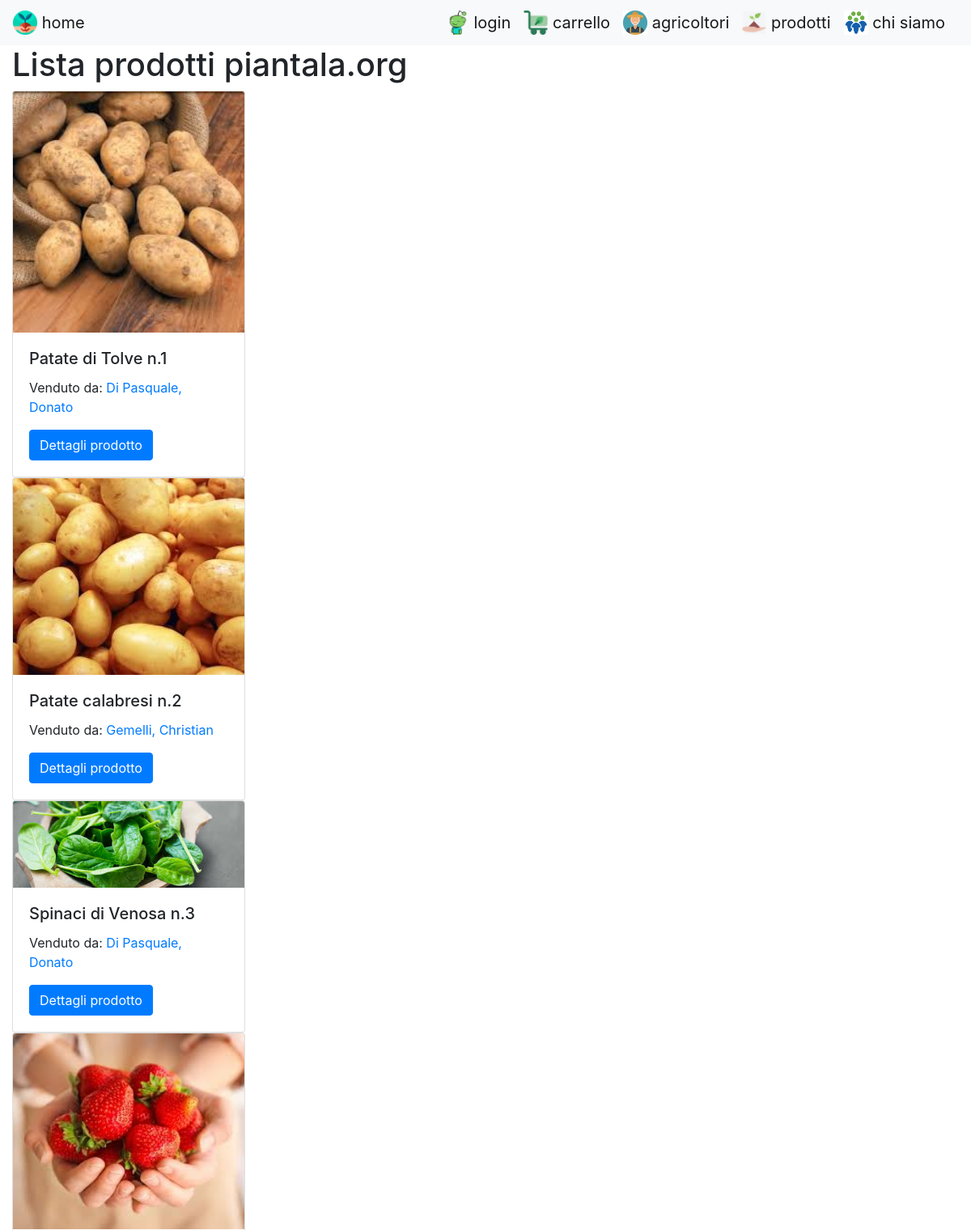
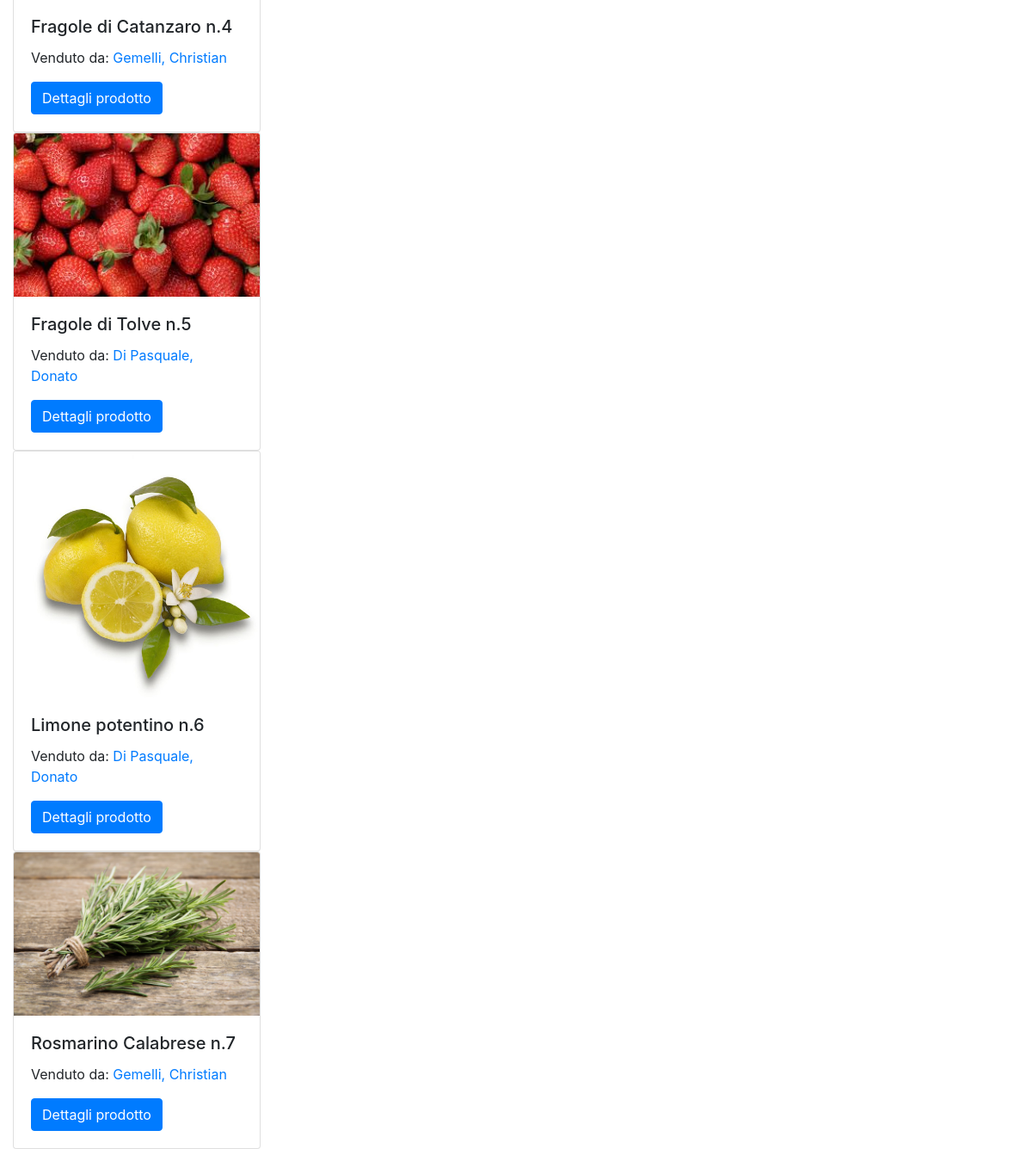
/piantala/products/, run on an earlier commit of the app's database (2 pictures, top to bottom).
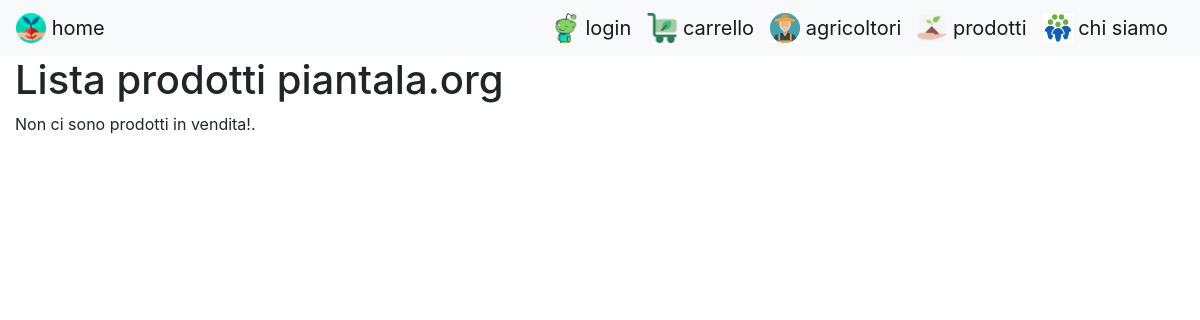
And on a later commit of the database.
### piantala/models.py (models this page shows, shortened)
class Product(models.Model):
    name = models.CharField(max_length=50)
    farmer = models.ForeignKey('Farmer', on_delete=models.SET_NULL, null=True)
    summary = models.TextField(max_length=1000, help_text='Enter a brief description of the product')
    genre = models.ManyToManyField(Genre, help_text='Select a genre for this product')
    image = models.ImageField(upload_to="gallery")
    def get_absolute_url(self):
        return reverse('product-detail', args=[str(self.id)])
    def display_genre(self):
        return ', '.join(genre.name for genre in self.genre.all()[:3])
    display_genre.short_description = 'Genre'

class Farmer(models.Model):
    first_name = models.CharField(max_length=100)
    last_name = models.CharField(max_length=100)
    date_of_birth = models.DateField(null=True, blank=True)
    farm_loc = models.CharField(max_length=100)
    phone = models.CharField(max_length=15)
    image = models.ImageField(upload_to="avatar" , default="")
    class Meta:
        ordering = ['last_name', 'first_name']
    def __str__(self):
        return f'{self.last_name}, {self.first_name}'

### piantala/views.py (the view)
# urls.py: path('products/', views.ProductListView.as_view(), name='products'),
class ProductListView(generic.ListView):
    model = Product

### piantala/templates/piantala/product_list.html (shortened to what this page needs)
{% extends "navbar.html" %}
{% block content %}
  <h1>Lista prodotti piantala.org</h1>
  {% if product_list %}
    {% for product in product_list %}
    <div class="card" style="width: 18rem;">
      <img class="card-img-top" src="{{ product.image.url }}" alt="Card image cap">
      <div class="card-body">
        <h5 class="card-title">{{ product.name }}  n.{{ product.id }}</h5>
        <p class="card-text">Venduto da: <a href="{% url 'farmer-detail' product.farmer.pk %}">{{ product.farmer }}</a></p>
        <a href="{{ product.get_absolute_url }}" class="btn btn-primary">Dettagli prodotto</a>
      </div>
    </div>
    {% endfor %}
    {% else %}
    <p>Non ci sono prodotti in vendita!.</p>
  {% endif %}
{% endblock %}

### piantala/templates/navbar.html (shortened to what this page needs)
<!DOCTYPE html>
<html lang="en">
<head>
  <link rel="stylesheet" href="https://maxcdn.bootstrapcdn.com/bootstrap/4.0.0/css/bootstrap.min.css">
  {% load static %}
  <link rel="stylesheet" href="{% static 'css/styles.css' %}">
  {% load static %}
</head>
<body>
  <nav class="navbar navbar-expand-lg navbar-light bg-light">
    <div class="collapse navbar-collapse" id="navbarTogglerDemo01">
      <a class="navbar-brand" href="{% url 'index' %}">
        {% load static %}
        <img src="{% static 'images/logo-piantala.png' %}" width="30" height="30" class="d-inline-block align-top" alt="logo-piantala">
        home
      </a>
      <ul class="navbar-nav ml-auto mt-2 mt-lg-0">
        {% if user.is_authenticated %}
            {% load static %}
        {% else %}
        <li class="nav-item">
          <a class="navbar-brand" href="{% url 'login' %}">
            {% load static %}
            <img src="{% static 'images/profile-piantala2.png' %}" width="30" height="30" class="d-inline-block align-top" alt="##">
            login
          </a>
        </li>
        {% endif %}
        <li class="nav-item">
          <a class="navbar-brand" href="{% url 'index' %}">
            {% load static %}
            <img src="{% static 'images/cart-piantala.png' %}" width="30" height="30" class="d-inline-block align-top" alt="##">
            carrello
          </a>
        </li>
        <li class="nav-item">
          <a class="navbar-brand" href="{% url 'farmers' %}">
            {% load static %}
            <img src="{% static 'images/farmer-logo.png' %}" width="30" height="30" class="d-inline-block align-top" alt="logo-farmer">
            agricoltori
          </a>
        </li>
        <li class="nav-item">
          <a class="navbar-brand" href="{% url 'products' %}">
            {% load static %}
            <img src="{% static 'images/product-piantala2.png' %}" width="30" height="30" class="d-inline-block align-top" alt="logo-basket">
            prodotti
          </a>
        </li>
        <li class="nav-item">
          <a class="navbar-brand" href="{% url 'about_us' %}">
            {% load static %}
            <img src="{% static 'images/about-us.png' %}" width="30" height="30" class="d-inline-block align-top" alt="logo-basket">
            chi siamo
          </a>
        </li>
      </ul>
    </div>
  </nav>
      <div class="col-sm-10 ">{% block content %}{% endblock %}</div>
</body>
</html>

What changed in the data, as far as the page shows it:
removed Product: image (picture), name "Patate di Tolve", id "1", farmer "Di Pasquale, Donato"
removed Product: image (picture), name "Patate calabresi", id "2", farmer "Gemelli, Christian"
removed Product: image (picture), name "Spinaci di Venosa", id "3", farmer "Di Pasquale, Donato"
removed Product: image (picture), name "Fragole di Catanzaro", id "4", farmer "Gemelli, Christian"
removed Product: image (picture), name "Fragole di Tolve", id "5", farmer "Di Pasquale, Donato"
removed Product: image (picture), name "Limone potentino", id "6", farmer "Di Pasquale, Donato"
removed Product: image (picture), name "Rosmarino Calabrese", id "7", farmer "Gemelli, Christian"
Also different on the page:
text now shown: "Non ci sono prodotti in vendita!."
